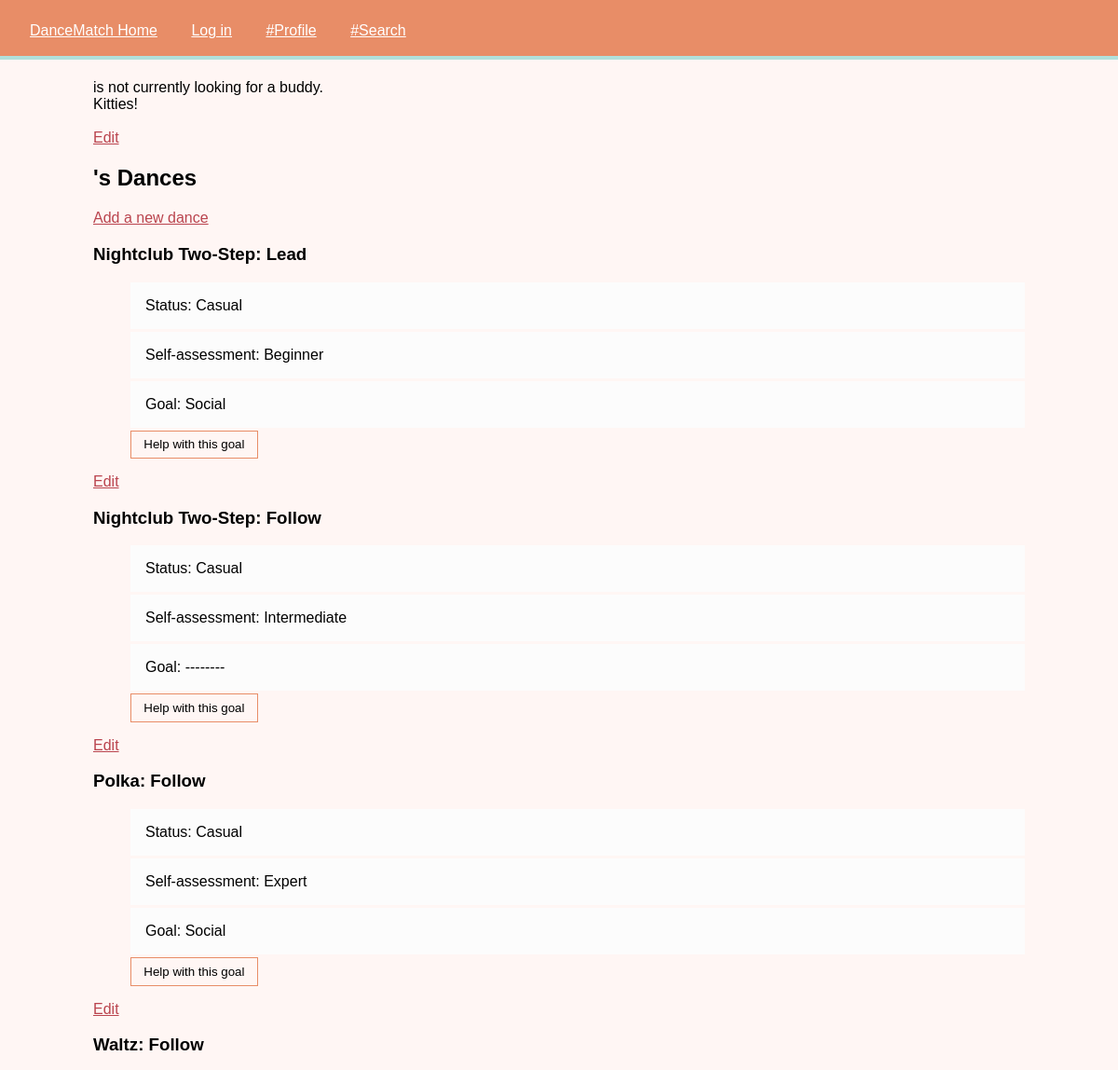
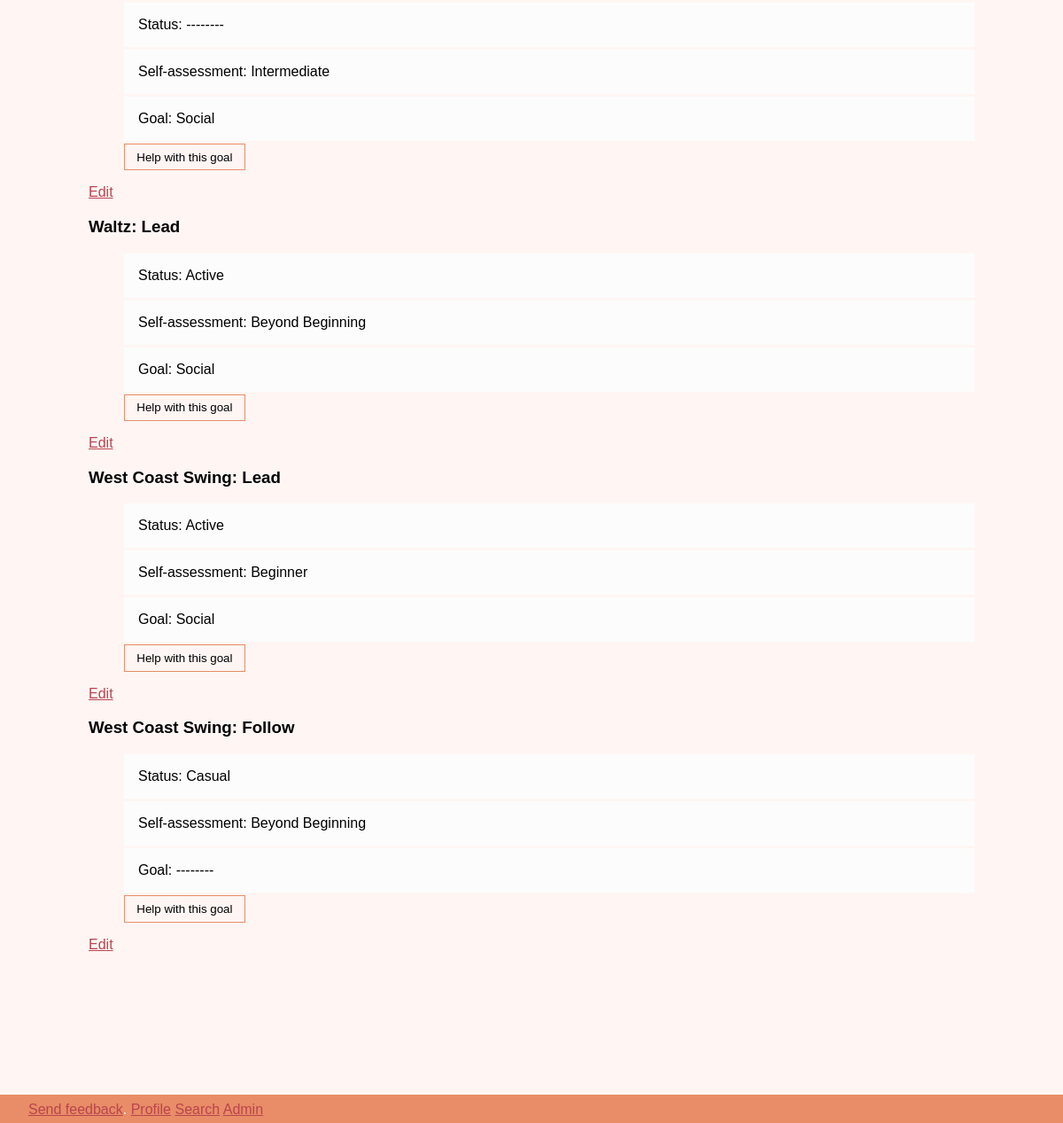
Screenshot of /profile/6/ with the database file from the repository (2 pictures, top to bottom).
### dancematch_app/models.py (models this page shows, shortened)
class Dancer(models.Model):
    user = models.OneToOneField(User)
    bio = models.TextField()
    img_path = models.CharField(max_length=200, default="/static/uploads/default.png")

class DancePrefs(models.Model):
    dance = models.ForeignKey(Dance)
    dancer = models.ForeignKey(Dancer)
    role = models.ForeignKey(DanceRole)
    skill_level = models.ForeignKey(SkillLevel, default=1)
    activity = models.ForeignKey(Activity, default=1)
    goal = models.ForeignKey(Goals, default=1)
    notes = models.TextField(blank=True)
    class Meta:
        verbose_name_plural = "dance prefs"

class Dance(models.Model):
    name = models.CharField(default='', max_length=200)
    description = models.TextField(blank=True)
    class Meta:
        ordering = ["name"]
    def __str__(self):
        return self.name

class DanceRole(models.Model):
    name = models.CharField(max_length=200)
    def __str__(self):
        return self.name

class Activity(models.Model):
    name = models.CharField(max_length=200)
    class Meta:
        verbose_name_plural = "activities"
    def __str__(self):
        return self.name

class SkillLevel(models.Model):
    name = models.CharField(max_length=200)
    def __str__(self):
        return self.name

class Goals(models.Model):
    name = models.CharField(max_length=200)
    class Meta:
        verbose_name_plural = "goals"
    def __str__(self):
        return self.name

### dancematch_app/views.py (the view)
# urls.py: url(r'^profile/(?P<dancer_id>[0-9]+)/$', views.profile, name='profile'),
def profile(request, dancer_id):
    dancer = get_object_or_404(Dancer, pk=dancer_id)
    dance_prefs = DancePrefs.objects.filter(dancer=dancer)
    return render(request, 'profile.html', {'dancer': dancer,
                                            'dance_prefs': dance_prefs,
                                            })

### dancematch_app/templates/profile.html (shortened to what this page needs)
{% extends "base_generic.html" %}
{% load staticfiles %}
{% block content %}
{% if dancer.active_member %}
    {{ dancer.name }} is looking for a buddy!
{% else %}
    {{ dancer.name }} is not currently looking for a buddy.
{% endif %}
<div class="bio">
    {{ dancer.bio }}
</div>
<br>
<a href="/edit/{{ dancer.id }}">Edit</a>
<h2>{{ dancer.name }}'s Dances</h2>
<a href="/edit/{{ dancer.id }}/0/">Add a new dance</a>
{% for dance_pref in dance_prefs|dictsort:"dance.name" %}
    <h3>{{ dance_pref.dance }}: {{ dance_pref.role }}</h3>
    <ul class="prefs">
        {% if dance_pref.activity %}
            <li>Status: {{ dance_pref.activity }}</li>
        {% endif %}
        {% if dance_pref.skill_level %}
            <li>Self-assessment: {{ dance_pref.skill_level }}</li>
        {% endif %}
        {%  if dance_pref.goal %}
            <li>Goal: {{ dance_pref.goal }}</li>
        {% endif %}
        {% if dance_pref.activity.name != "Inactive" %}
            <input class="button" type="button" value="Help with this goal"/>
        {% endif %}
    </ul>
    <a href="/edit/{{ dancer.id }}/{{ dance_pref.id }}/">Edit</a>
{% empty %}
    {{ dancer.name }} has not added any dances.
{% endfor %}
{% endblock %}

### dancematch_app/static/styles/style.css (style rules this page uses)
body { background: #fff6f4; padding: 0; margin: 0; font-family: "Trebuchet MS", sans-serif; }
a { color: #ba444e; }
ul { list-style-type: none; }
li { background-color: #fcfcfc; list-style-type: none; border-bottom: 3px solid #fff6f4; padding: 1em; }
button, .button { display: block; padding: 0.5em 1em; border: 1px solid #e88d67; background-color: #fff6f4; }

### rows the page displays
Dancer: bio "Kitties!"
DancePrefs: dance "Nightclub Two-Step", role "Lead", activity "Casual", skill_level "Beginner", goal "Social"
DancePrefs: dance "Nightclub Two-Step", role "Follow", activity "Casual", skill_level "Intermediate", goal "--------"
DancePrefs: dance "Polka", role "Follow", activity "Casual", skill_level "Expert", goal "Social"
DancePrefs: dance "Waltz", role "Follow", activity "--------", skill_level "Intermediate", goal "Social"
DancePrefs: dance "Waltz", role "Lead", activity "Active", skill_level "Beyond Beginning", goal "Social"
DancePrefs: dance "West Coast Swing", role "Lead", activity "Active", skill_level "Beginner", goal "Social"
DancePrefs: dance "West Coast Swing", role "Follow", activity "Casual", skill_level "Beyond Beginning", goal "--------"
